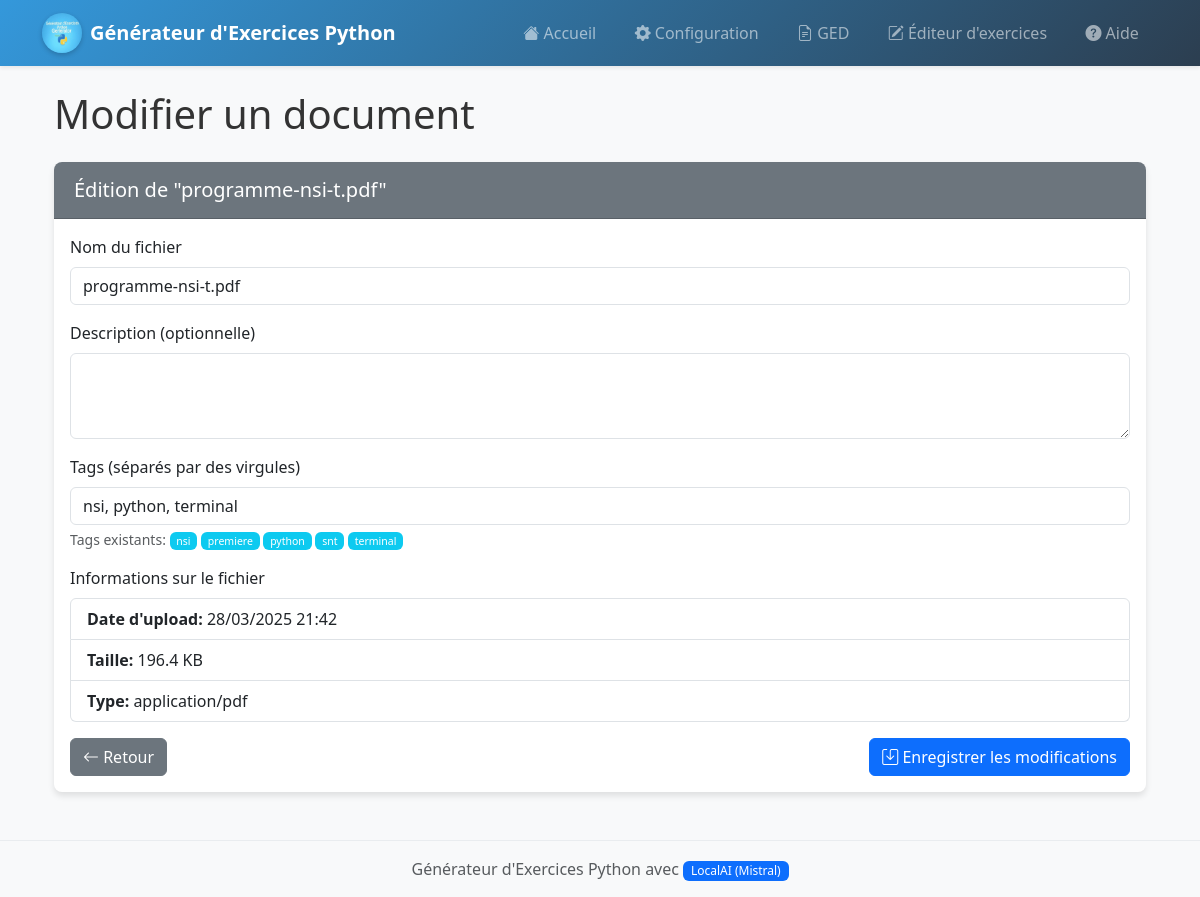
Screenshot of /ged/edit/2 with the database file from the repository.
### app.py (models this page shows)
class Document(db.Model):
    id = db.Column(db.Integer, primary_key=True)
    nom_fichier = db.Column(db.String(255), nullable=False)
    nom_unique = db.Column(db.String(36), unique=True)  # UUID4
    date_upload = db.Column(db.DateTime, default=db.func.current_timestamp())
    taille_fichier = db.Column(db.Integer)  # Taille en octets
    type_mime = db.Column(db.String(100))  # Type MIME du fichier
    description = db.Column(db.Text)  # Description optionnelle
    user_id = db.Column(db.Integer)
    tags = db.relationship('Tag', secondary='document_tags', backref='documents')

class Tag(db.Model):
    id = db.Column(db.Integer, primary_key=True)
    nom = db.Column(db.String(50), unique=True)

### app.py (the view, shortened to what this page needs)
@app.route('/ged/edit/<int:document_id>', methods=['GET', 'POST'])
def edit_document(document_id):
    document = Document.query.get_or_404(document_id)
    all_tags = Tag.query.order_by(Tag.nom).all()
    return render_template('edit_document.html', document=document, all_tags=all_tags)

### templates/edit_document.html (shortened to what this page needs)
{% extends "layout.html" %}
{% block content %}
<div class="container">
    <h1 class="mb-4">Modifier un document</h1>
    <div class="card">
        <div class="card-header bg-secondary text-white">
            <h5 class="mb-0">Édition de "{{ document.nom_fichier }}"</h5>
        </div>
        <div class="card-body">
            <form action="{{ url_for('edit_document', document_id=document.id) }}" method="post">
                <div class="mb-3">
                    <label for="nom_fichier" class="form-label">Nom du fichier</label>
                    <input type="text" class="form-control" id="nom_fichier" name="nom_fichier" value="{{ document.nom_fichier }}" required>
                </div>
                <div class="mb-3">
                    <label for="description" class="form-label">Description (optionnelle)</label>
                    <textarea class="form-control" id="description" name="description" rows="3">{{ document.description }}</textarea>
                </div>
                <div class="mb-3">
                    <label for="tags" class="form-label">Tags (séparés par des virgules)</label>
                    <input type="text" class="form-control" id="tags" name="tags" value="{{ document.tags|map(attribute='nom')|join(', ') }}">
                    <div class="form-text">
                        Tags existants:
                        {% for tag in all_tags %}
                        <span class="badge bg-info tag-suggestion" style="cursor: pointer;">{{ tag.nom }}</span>
                        {% endfor %}
                    </div>
                </div>
                <div class="mb-3">
                    <label class="form-label">Informations sur le fichier</label>
                    <ul class="list-group">
                        <li class="list-group-item">
                            <strong>Date d'upload:</strong> {{ document.date_upload.strftime('%d/%m/%Y %H:%M') }}
                        </li>
                        <li class="list-group-item">
                            <strong>Taille:</strong> {{ (document.taille_fichier / 1024)|round(1) }} KB
                        </li>
                        <li class="list-group-item">
                            <strong>Type:</strong> {{ document.type_mime }}
                        </li>
                    </ul>
                </div>
                <div class="d-flex justify-content-between">
                    <a href="{{ url_for('ged') }}" class="btn btn-secondary">
                        <i class="bi bi-arrow-left"></i> Retour
                    </a>
                    <button type="submit" class="btn btn-primary">
                        <i class="bi bi-save"></i> Enregistrer les modifications
                    </button>
                </div>
            </form>
        </div>
    </div>
</div>
{% endblock %}

### static/style.css (style rules this page uses)
:root { --primary-color: #3498db; --secondary-color: #2c3e50; --accent-color: #e74c3c; --success-color: #2ecc71; --warning-color: #f39c12; --info-color: #3498db; --light-color: #ecf0f1; --dark-color: #2c3e50; --transition-speed: 0.3s; --box-shadow: 0 4px 6px rgba(0, 0, 0, 0.1); --hover-shadow: 0 6px 12px rgba(0, 0, 0, 0.15); }
body { font-family: 'Segoe UI', Tahoma, Geneva, Verdana, sans-serif; background-color: #f8f9fa; color: #333; transition: background-color var(--transition-speed); }
.card { box-shadow: var(--box-shadow); border: none; margin-bottom: 1.5rem; transition: all var(--transition-speed); border-radius: 0.5rem; overflow: hidden; }
.card-header { font-weight: 600; padding: 1rem 1.25rem; }
.card { animation: fadeIn 0.5s ease-out; }
.form-label { font-weight: 500; transition: all var(--transition-speed); }
.form-select, .form-control { transition: all var(--transition-speed); border-radius: 0.375rem; }
.btn { transition: all var(--transition-speed); border-radius: 0.375rem; position: relative; overflow: hidden; }
.btn::after { content: ''; position: absolute; top: 50%; left: 50%; width: 5px; height: 5px; background: rgba(255, 255, 255, 0.5); opacity: 0; border-radius: 100%; transform: scale(1, 1) translate(-50%, -50%); transform-origin: 50% 50%; }
.badge { transition: all var(--transition-speed); font-weight: 500; }

### rows the page displays
Document: nom_fichier "programme-nsi-t.pdf", date_upload "28/03/2025 21:42", (document.taille_fichier/1024)|round(1) "196.4", type_mime "application/pdf"
Tag: nom "nsi"
Tag: nom "premiere"
Tag: nom "python"
Tag: nom "snt"
Tag: nom "terminal"
